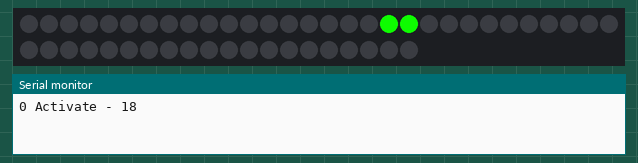
Bench run of a sketch on a simulated ESP8266 (NodeMCU). On the bench: 50 RGB LEDs in strip order, left to right, continuing on the next row, the last lines printed to the serial monitor. Random numbers use the default seed unless the sketch sets one.

Above: at 0.1 s.
At 5.6 s:
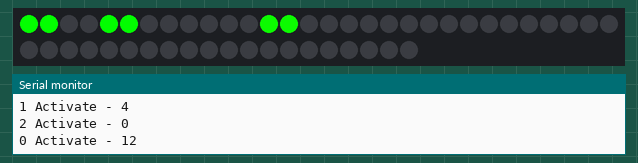
At 9.18 s:
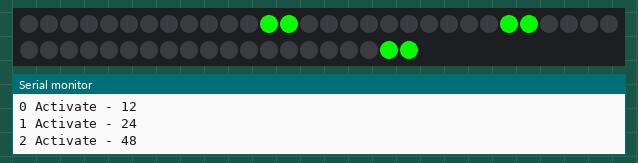
At 17.3 s:
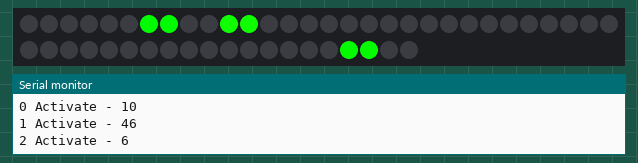
At 28.1 s:
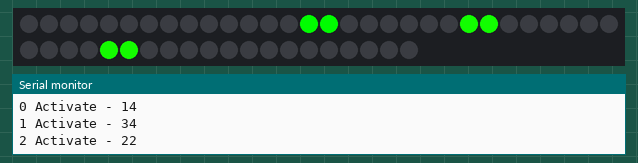

The sketch:

halloweenblinkstrandeyes.ino
```cpp
#include <Adafruit_NeoPixel.h>
#ifdef __AVR__
  #include <avr/power.h>
#endif

#define PIN D3

// Parameter 1 = number of pixels in strip
// Parameter 2 = Arduino pin number (most are valid)
// Parameter 3 = pixel type flags, add together as needed:
//   NEO_KHZ800  800 KHz bitstream (most NeoPixel products w/WS2812 LEDs)
//   NEO_KHZ400  400 KHz (classic 'v1' (not v2) FLORA pixels, WS2811 drivers)
//   NEO_GRB     Pixels are wired for GRB bitstream (most NeoPixel products)
//   NEO_RGB     Pixels are wired for RGB bitstream (v1 FLORA pixels, not v2)
//   NEO_RGBW    Pixels are wired for RGBW bitstream (NeoPixel RGBW products)
const int numPixels = 50;
const int numEyes = numPixels/2;
const int maxEyes = 3; // maximum number of concurrently active blinkers

// dead-time between lighting of a range of pixels
const int deadTimeMin = 20;
const int deadTimeMax = 150;

// interval between blink starts - independent of position
const int intervalMin = 10;
const int intervalMax = 300;

const int maxBlink = 80;
const int maxOpen = 100;

const int stepInterval = 10;
long lastStep = 0;

Adafruit_NeoPixel strip = Adafruit_NeoPixel(numPixels, PIN, NEO_GRB + NEO_KHZ800);

// IMPORTANT: To reduce NeoPixel burnout risk, add 1000 uF capacitor across
// pixel power leads, add 300 - 500 Ohm resistor on first pixel's data input
// and minimize distance between Arduino and first pixel.  Avoid connecting
// on a live circuit...if you must, connect GND first.

/*****************************************************************************
Blinker Class

Implements a state machine which generates a blink of random duration and color.
The blink uses two adjacent pixels and ramps the intensity up, then down, with
a random repeat now and again.
*****************************************************************************/

class blinker
{
  public:

  boolean m_active;  // blinker is in use.
  int m_deadTime;  // don't re-use this pair immediately

  int m_pos;  // position of the 'left' eye.  the 'right' eye is m_pos + 1

  int m_red;  // RGB components of the color
  int m_green;
  int m_blue;
  uint32_t m_color;

  int m_duration;
  int m_close_duration;
  int m_repeats;  // not used

  public:
  // Constructor - start as inactive
  blinker()
  {
    m_active = false;
  }


  // Create a 24 bit color value from R,G,B
  uint32_t Color(byte r, byte g, byte b)
  {
    uint32_t c;
    c = r;
    c <<= 8;
    c |= g;
    c <<= 8;
    c |= b;
    return c;
  }

  // Initiate a blink at the specified pixel position
  // All other blink parameters are randomly generated
  void StartBlink(int pos)
  {
    m_pos = pos;

    // Pick a random color - skew toward red/orange/yellow part of the spectrum for extra creepyness
    m_red = random(230, 255);
    m_blue = 0;
    m_green = random(0,20);
    m_color = Color(m_green, m_red, m_blue);

    m_repeats += random(1, 3);

    // set blink speed and deadtime between blinks
    m_duration = random(20, 1000);
    m_deadTime = random(deadTimeMin, deadTimeMax);
    // close blink time
    m_close_duration = 0;

    // Mark as active and start at intensity zero
    m_active = true;
  }

  // Step the state machine:
  void step()
  {
    if (!m_active)
    {
      // count down the dead-time when the blink is done
      if (m_deadTime > 0)
      {
        m_deadTime--;
      }
      return;
    }
    strip.setPixelColor(m_pos, m_color);
    strip.setPixelColor(m_pos +1, m_color);

    m_duration--;
    if (m_duration <= 0 || m_close_duration > 0)
    {
        // make sure pixels all are off
      strip.setPixelColor(m_pos, Color(0,0,0));
      strip.setPixelColor(m_pos+1, Color(0,0,0));

      if (m_close_duration > 0) {
        m_close_duration--;
      } else if (--m_repeats <= 0)      // Are we done?
      {
         m_active = false;
      }
      else // no - start to ramp up again
      {
          m_close_duration = random(5, maxBlink);
          m_duration = random(1, maxOpen) + m_close_duration;
      }
      return;
    }


  }
};

// An array of blinkers - this is the maximum number of concurrently active blinks
blinker blinkers[maxEyes];

// A delay between starting new blinks
int countdown;

void setup() {
  // This is for Trinket 5V 16MHz, you can remove these three lines if you are not using a Trinket
  #if defined (__AVR_ATtiny85__)
    if (F_CPU == 16000000) clock_prescale_set(clock_div_1);
  #endif
  // End of trinket special code
  Serial.begin(9600);
  randomSeed(analogRead(0));

  strip.begin();
  strip.show(); // Initialize all pixels to 'off'
}


void loop()
{
  if (millis() - lastStep > stepInterval)
  {
    lastStep = millis();
    --countdown;
    for(int i = 0; i < maxEyes; i++)
    {
      // Only start a blink if the countdown is expired and there is an available blinker
      if ((countdown <= 0) && (blinkers[i].m_active == false))
      {
        int newPos = random(0, numPixels/2) * 2;

        for(int j = 0; j < maxEyes; j++)
        {
          // avoid active or recently active pixels
          if ((blinkers[j].m_deadTime > 0) && (abs(newPos - blinkers[j].m_pos) < 4))
          {
            Serial.print("-");
            Serial.print(newPos);
            newPos = -1;  // collision - do not start
            break;
          }
        }

        if (newPos >= 0)  // if we have a valid pixel to start with...
        {
         Serial.print(i);
         Serial.print(" Activate - ");
         Serial.println(newPos);
         blinkers[i].StartBlink(newPos);
         countdown = random(intervalMin, intervalMax);  // random delay to next start
        }
      }
      // step all the state machines
       blinkers[i].step();
    }
    // update the strip
    strip.show();
  }
}
```
